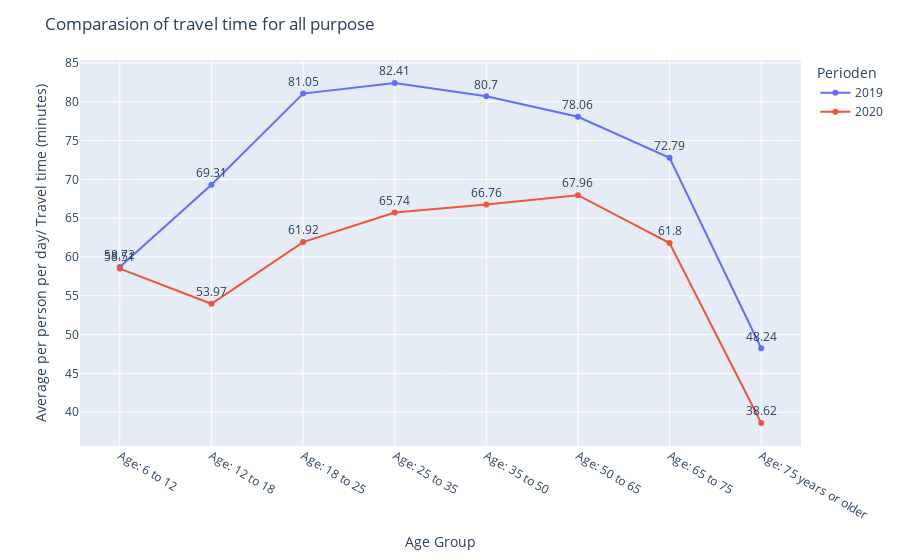
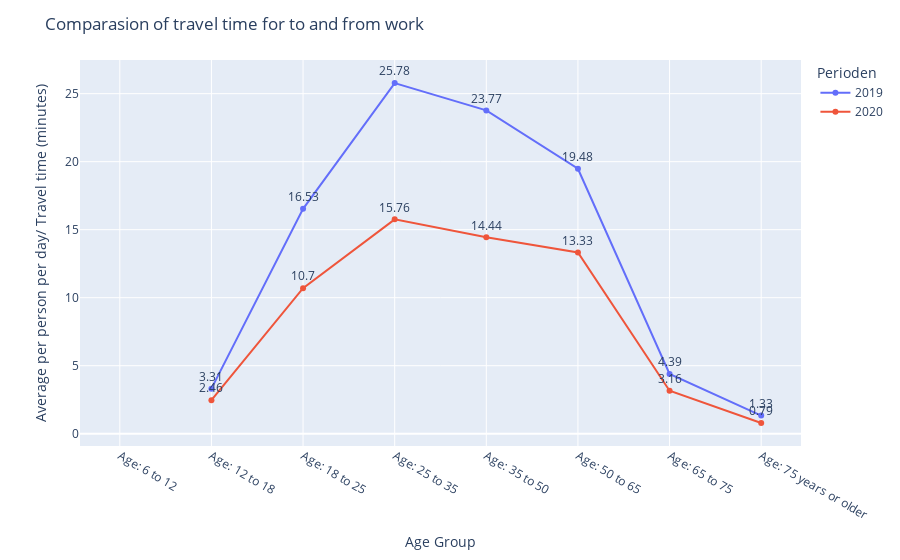

Notebook cell for these charts, in order:
### Code cell
#Figure1.5 General comparasion of travel time between 2019 and 2020 for all age groups 
#Person Characteristics is on X-axis, average travel time is on Y-axis, 2019 and 2020 are color legends, y-value is text on the graph
fig_time_total = px.line(df[df.Reismotieven == 'Totaal'], x = 'Persoonskenmerken',
    y = 'Gemiddeld per persoon per dag /Reisduur (minuten)', color= 'Perioden',
    text='Gemiddeld per persoon per dag /Reisduur (minuten)',
    labels={'Persoonskenmerken':'Age Group','Gemiddeld per persoon per dag /Reisduur (minuten)':
            'Average per person per day/ Travel time (minutes)'})
fig_time_total.update_traces(textposition='top center')
fig_time_total.update_layout(title_text = 'Comparasion of travel time for all purpose')
fig_time_total.show()

#Figure1.6 To and from work comparasion of travel time between 2019 and 2020 for all age groups 
#Person Characteristics is on X-axis, average travel time is on Y-axis, 2019 and 2020 are color legends, y-value is text on the graph
fig_time_work = px.line(df[df.Reismotieven == 'Van en naar het werk'], x = 'Persoonskenmerken', 
    y = 'Gemiddeld per persoon per dag /Reisduur (minuten)', color= 'Perioden',
    text='Gemiddeld per persoon per dag /Reisduur (minuten)',
    labels={'Persoonskenmerken':'Age Group','Gemiddeld per persoon per dag /Reisduur (minuten)':
            'Average per person per day/ Travel time (minutes)'})
fig_time_work.update_traces(textposition='top center')
fig_time_work.update_layout(title_text = 'Comparasion of travel time for to and from work')
fig_time_work.show()

### Figure 1 — Plotly figure (JSON) as saved in the notebook; plotly's stock layout.template omitted (floating-point values rounded to 4 significant figures)
{"data": [{"hovertemplate": "Perioden=2019<br>Age Group=%{x}<br>Average per person per day/ Travel time (minutes)=%{text}<extra></extra>", "legendgroup": "2019", "line": {"color": "#636efa", "dash": "solid"}, "marker": {"symbol": "circle"}, "mode": "lines+text+markers", "name": "2019", "orientation": "v", "showlegend": true, "text": [58.72, 69.31, 81.05, 82.41, 80.7, 78.06, 72.79, 48.24], "textposition": "top center", "type": "scatter", "x": ["Age: 6 to 12", "Age: 12 to 18", "Age: 18 to 25", "Age: 25 to 35", "Age: 35 to 50", "Age: 50 to 65", "Age: 65 to 75", "Age: 75 years or older"], "xaxis": "x", "y": [58.72, 69.31, 81.05, 82.41, 80.7, 78.06, 72.79, 48.24], "yaxis": "y"}, {"hovertemplate": "Perioden=2020<br>Age Group=%{x}<br>Average per person per day/ Travel time (minutes)=%{text}<extra></extra>", "legendgroup": "2020", "line": {"color": "#EF553B", "dash": "solid"}, "marker": {"symbol": "circle"}, "mode": "lines+text+markers", "name": "2020", "orientation": "v", "showlegend": true, "text": [58.51, 53.97, 61.92, 65.74, 66.76, 67.96, 61.8, 38.62], "textposition": "top center", "type": "scatter", "x": ["Age: 6 to 12", "Age: 12 to 18", "Age: 18 to 25", "Age: 25 to 35", "Age: 35 to 50", "Age: 50 to 65", "Age: 65 to 75", "Age: 75 years or older"], "xaxis": "x", "y": [58.51, 53.97, 61.92, 65.74, 66.76, 67.96, 61.8, 38.62], "yaxis": "y"}], "layout": {"legend": {"title": {"text": "Perioden"}, "tracegroupgap": 0}, "margin": {"t": 60}, "title": {"text": "Comparasion of travel time for all purpose"}, "xaxis": {"anchor": "y", "domain": [0, 1], "title": {"text": "Age Group"}}, "yaxis": {"anchor": "x", "domain": [0, 1], "title": {"text": "Average per person per day/ Travel time (minutes)"}}}}

### Figure 2 — Plotly figure (JSON) as saved in the notebook; plotly's stock layout.template omitted (floating-point values rounded to 4 significant figures)
{"data": [{"hovertemplate": "Perioden=2019<br>Age Group=%{x}<br>Average per person per day/ Travel time (minutes)=%{text}<extra></extra>", "legendgroup": "2019", "line": {"color": "#636efa", "dash": "solid"}, "marker": {"symbol": "circle"}, "mode": "lines+text+markers", "name": "2019", "orientation": "v", "showlegend": true, "text": [null, 3.31, 16.53, 25.78, 23.77, 19.48, 4.39, 1.33], "textposition": "top center", "type": "scatter", "x": ["Age: 6 to 12", "Age: 12 to 18", "Age: 18 to 25", "Age: 25 to 35", "Age: 35 to 50", "Age: 50 to 65", "Age: 65 to 75", "Age: 75 years or older"], "xaxis": "x", "y": [null, 3.31, 16.53, 25.78, 23.77, 19.48, 4.39, 1.33], "yaxis": "y"}, {"hovertemplate": "Perioden=2020<br>Age Group=%{x}<br>Average per person per day/ Travel time (minutes)=%{text}<extra></extra>", "legendgroup": "2020", "line": {"color": "#EF553B", "dash": "solid"}, "marker": {"symbol": "circle"}, "mode": "lines+text+markers", "name": "2020", "orientation": "v", "showlegend": true, "text": [null, 2.46, 10.7, 15.76, 14.44, 13.33, 3.16, 0.79], "textposition": "top center", "type": "scatter", "x": ["Age: 6 to 12", "Age: 12 to 18", "Age: 18 to 25", "Age: 25 to 35", "Age: 35 to 50", "Age: 50 to 65", "Age: 65 to 75", "Age: 75 years or older"], "xaxis": "x", "y": [null, 2.46, 10.7, 15.76, 14.44, 13.33, 3.16, 0.79], "yaxis": "y"}], "layout": {"legend": {"title": {"text": "Perioden"}, "tracegroupgap": 0}, "margin": {"t": 60}, "title": {"text": "Comparasion of travel time for to and from work"}, "xaxis": {"anchor": "y", "domain": [0, 1], "title": {"text": "Age Group"}}, "yaxis": {"anchor": "x", "domain": [0, 1], "title": {"text": "Average per person per day/ Travel time (minutes)"}}}}
